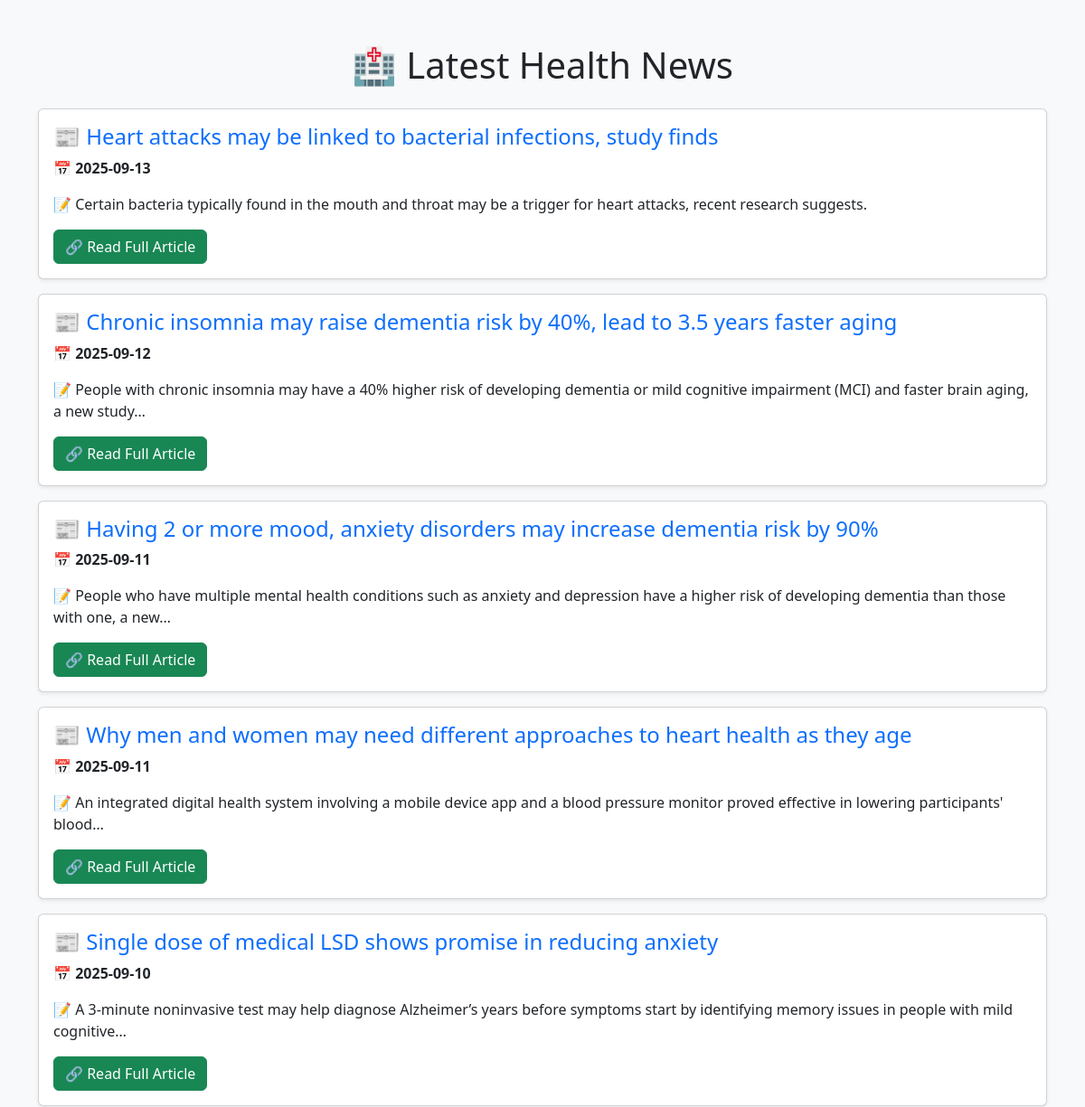
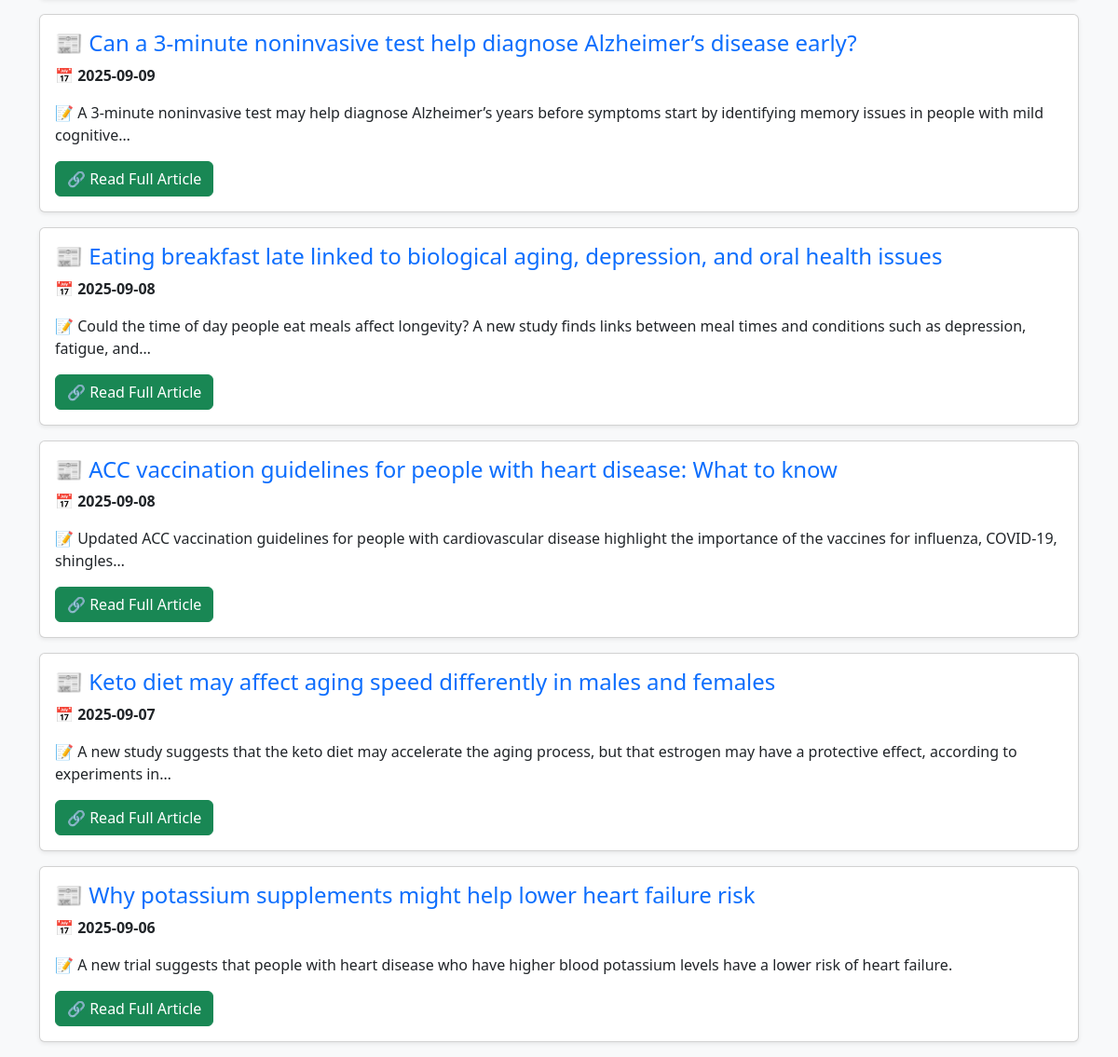
Before: / with the older database file (2 pictures, top to bottom).
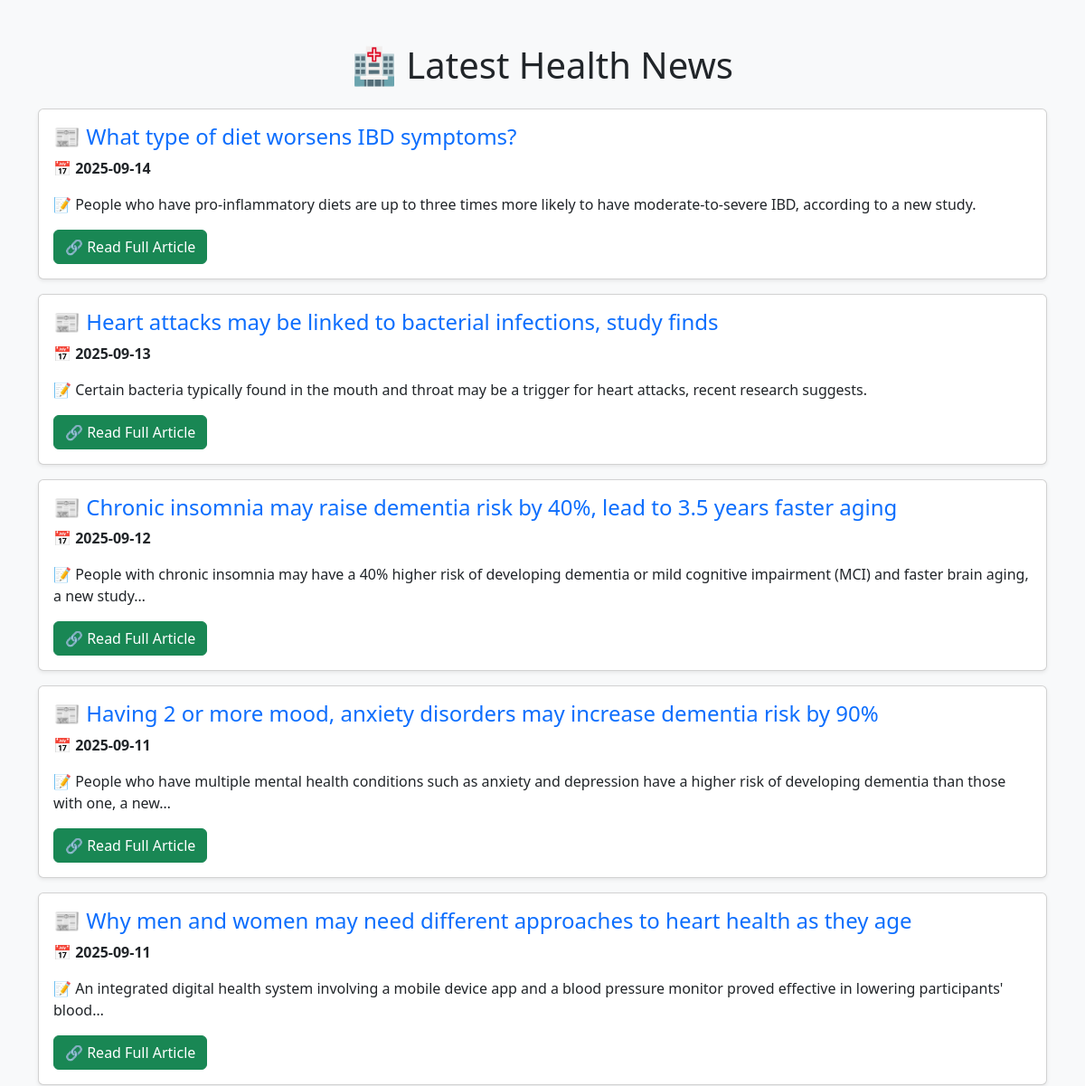
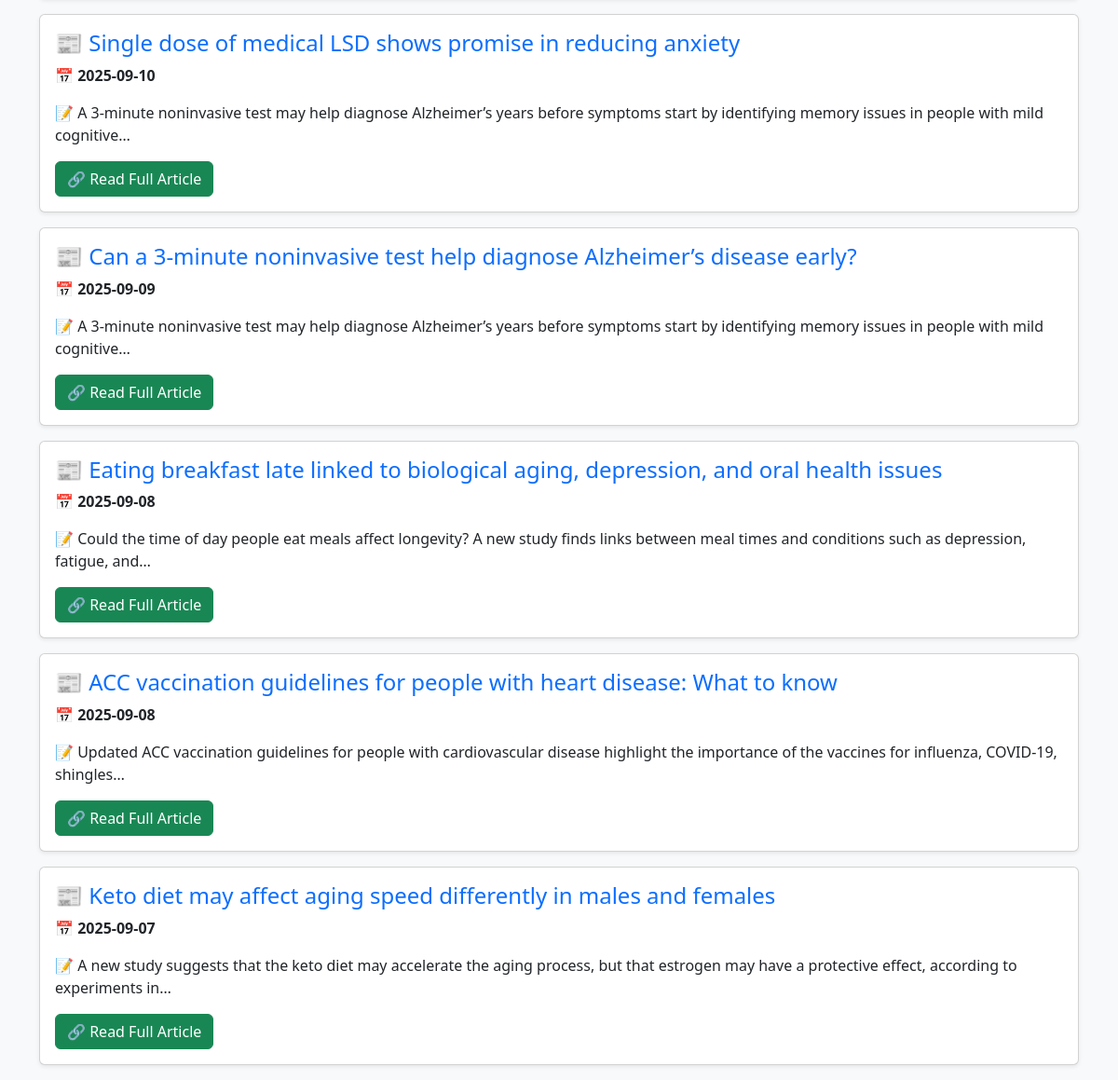
After: the same page with the newer database file (2 pictures, top to bottom).
### tables this page shows
CREATE TABLE news (
        id INTEGER PRIMARY KEY AUTOINCREMENT,
        date TEXT NOT NULL,
        title TEXT UNIQUE, 
        description TEXT,
        news_url TEXT
    );

### app.py (the view)
@app.route("/")
def index():
    page = request.args.get("page", 1, type=int)  # Get the current page number
    limit = 10  # Number of articles per page
    offset = (page - 1) * limit  # Calculate the offset
    news = fetch_news(limit, offset)
    return render_template("index.html", news=news, page=page)

### app.py (called while the page is built)
def fetch_news(limit=10, offset=0):
    conn = sqlite3.connect("health_news.db")
    cursor = conn.cursor()
    cursor.execute("SELECT date, title, description, news_url FROM news ORDER BY date DESC LIMIT ? OFFSET ?", (limit, offset))
    news_list = cursor.fetchall()
    conn.close()
    return news_list

### templates/index.html (shortened to what this page needs)
<!DOCTYPE html>
<html lang="en">
<head>
    <link href="https://cdn.jsdelivr.net/npm/bootstrap@5.3.0/dist/css/bootstrap.min.css" rel="stylesheet">
</head>
<body class="bg-light">
    <div class="container mt-5">
        <h1 class="text-center mb-4">🏥 Latest Health News</h1>
        {% for article in news %}
        <div class="card mb-3 shadow-sm">
            <div class="card-body">
                <h4 class="card-title text-primary">📰 {{ article[1] }}</h4>
                <p class="card-text">📅 <strong>{{ article[0] }}</strong></p>
                <p class="card-text">📝 {{ article[2] }}</p>
                <a href="{{ article[3] }}" class="btn btn-success" target="_blank">🔗 Read Full Article</a>
            </div>
        </div>
        {% endfor %}
    </div>
</body>
</html>

Changed rows visible on the page:
no longer on this page (row unchanged): news: title "Why potassium supplements might help lower heart failure risk", date "2025-09-06", description "A new trial suggests that people with heart disease who have higher blood potassium levels have a lower risk of heart failure."
added news: title "What type of diet worsens IBD symptoms?", date "2025-09-14", description "People who have pro-inflammatory diets are up to three times more likely to have moderate-to-severe IBD, according to a new study."
